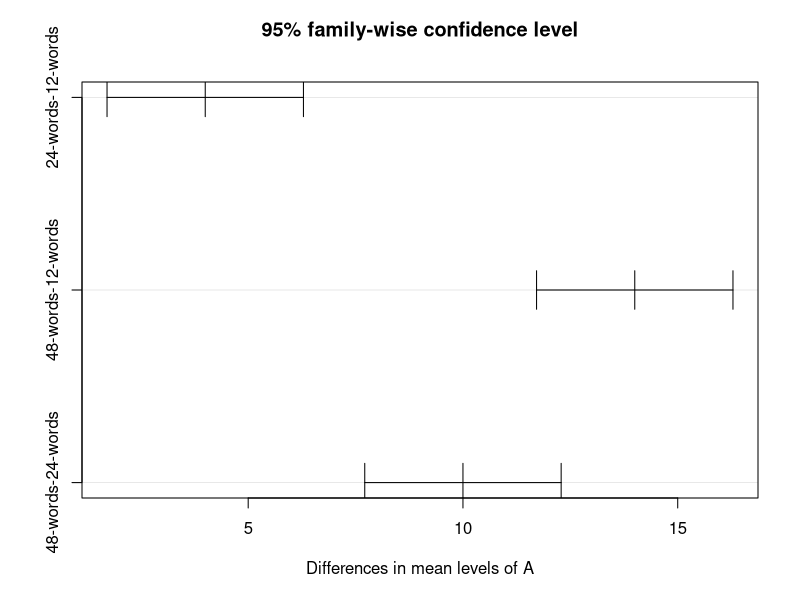
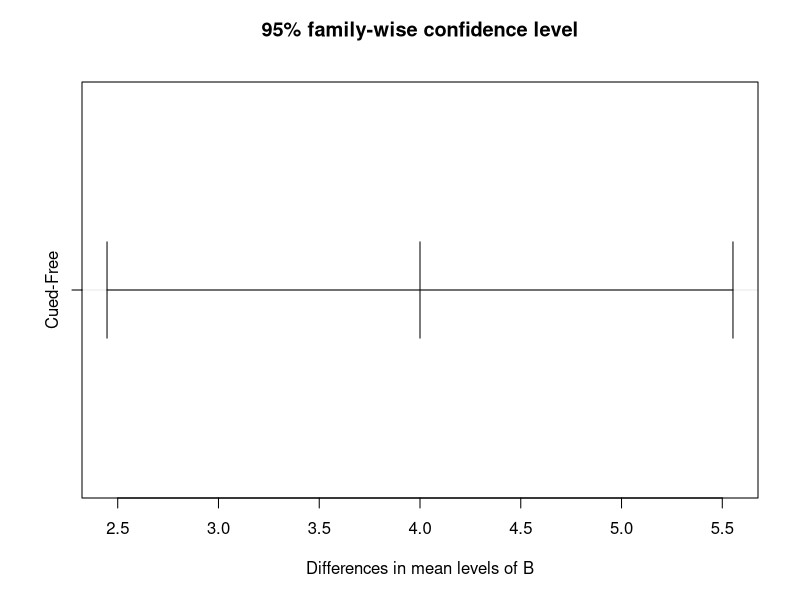
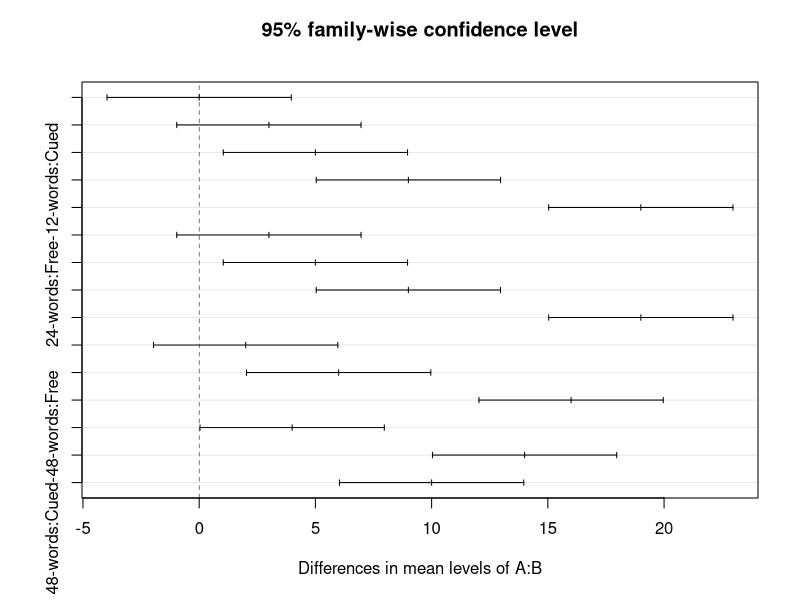
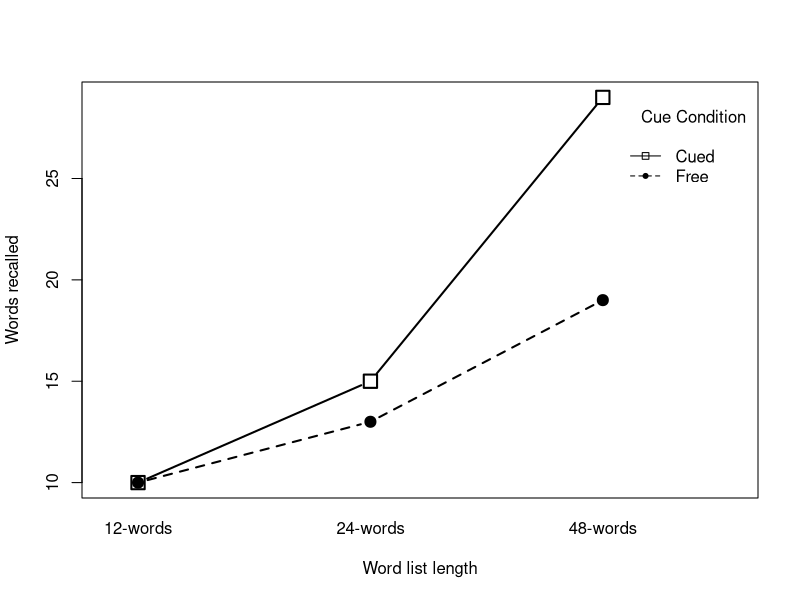
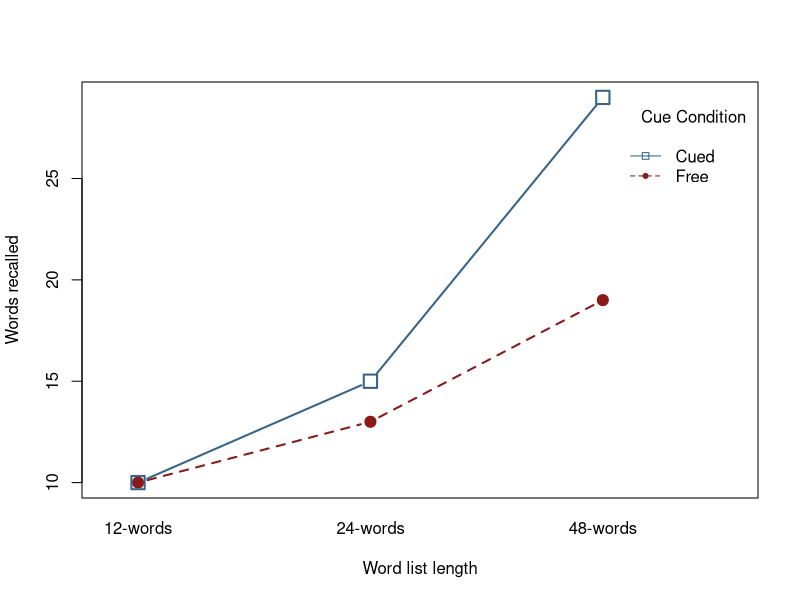
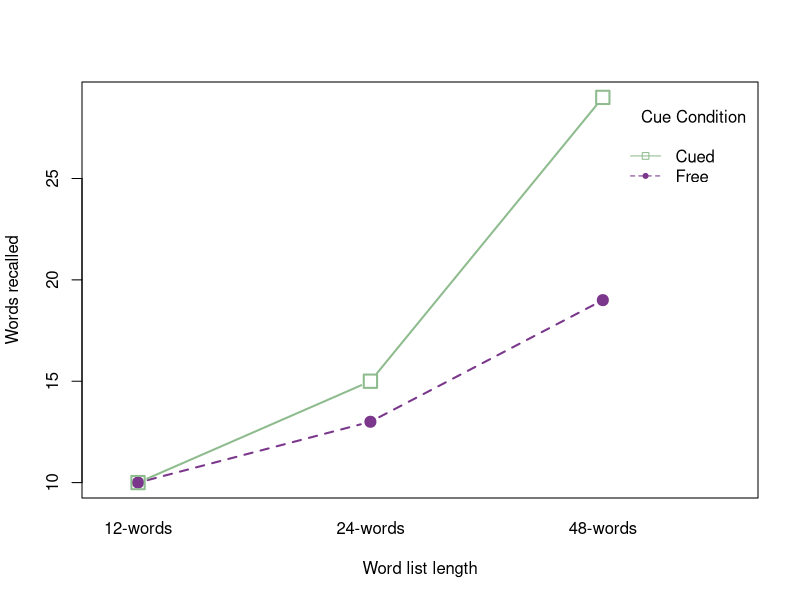

These figures' R source, in order:
### This file will be updated periodically between now (whenever you are seeing this)
### and April 2nd (the day before the workshop!)
#####
### If you download this file now, please be sure to check back for updates
### as the conference approaches.


### TO NOTE: Anything preceded by at # is a 'comment'
#   that means it is something ignored by R
#   which means comments are usually something like this --
#   informative statements used for later reference, such as
#   reminding yourself what you did and why!


rm(list=ls())

library(foreign) ##this package allows us to get data from other formats


## be sure to getwd() to see where you are.
## then, setwd() to where all the files live on your computer.
two.btw.from.spss <- read.spss('S(AxB).sav')


names(two.btw.from.spss) ##let's take a look at the names of the data columns.

##now let's make the data table again.
two.f.btw.long.format <- cbind.data.frame(
			two.btw.from.spss$Subj_ID,
			two.btw.from.spss$Word_count,
			two.btw.from.spss$Recall_type,
			two.btw.from.spss$score)

colnames(two.f.btw.long.format) <- c("S","A","B","y") ##with proper names.


###just test the main effects of the two factors
# lm.res.maineffects <- lm(y~A+B,data= two.f.btw.long.format)
# aov.res.maineffects <- aov(lm.res.maineffects)
# aov.table.maineffects <- summary(aov.res.maineffects)

###just test the interaction between the two factors
# lm.res.interact <- lm(y~A:B,data= two.f.btw.long.format)
# aov.res.interact <- aov(lm.res.interact)
# aov.table.interact <- summary(aov.res.interact)

###The good stuff: main effects and interactions.
aov.res <- aov(y~A*B,data=two.f.btw.long.format)
aov.table <- summary(aov.res)


##Simple but, kind of boring!
#interaction.plot(two.f.btw.long.format$A,two.f.btw.long.format$B,two.f.btw.long.format$y)

##great for grayscale publication pictures
dev.new()
interaction.plot(two.f.btw.long.format$A,two.f.btw.long.format$B,two.f.btw.long.format$y,type="b",xlab="Word list length",ylab="Words recalled",trace.label="Cue Condition",pch=c(20,22),cex=2,lwd=2)

##but now with colors!
dev.new()
interaction.plot(two.f.btw.long.format$A,two.f.btw.long.format$B,two.f.btw.long.format$y,type="b",xlab="Word list length",ylab="Words recalled",trace.label="Cue Condition",pch=c(20,22),cex=2,lwd=2,col=c("firebrick4","steelblue4"))

##our perferred colors!
dev.new()
interaction.plot(two.f.btw.long.format$A,two.f.btw.long.format$B,two.f.btw.long.format$y,type="b",xlab="Word list length",ylab="Words recalled",trace.label="Cue Condition",pch=c(20,22),cex=2,lwd=2,col=c("mediumorchid4","darkseagreen"))
##no error bars without using ggplot2, gplot, HMisc, sciplot or other packages

##let's go straight to a PNG with this:
png("TwoFactor_InteractionPlot_pretty.png")
interaction.plot(two.f.btw.long.format$A,two.f.btw.long.format$B,two.f.btw.long.format$y,type="b",xlab="Word list length",ylab="Words recalled",trace.label="Cue Condition",pch=c(20,22),cex=2,lwd=2,col=c("mediumorchid4","darkseagreen"))
dev.off()


two.f.tukey <- TukeyHSD(aov.res,ordered=TRUE)
plot(two.f.tukey)

##pairwise t is a bit harder!
all.pair.comps <- pairwise.t.test(two.f.btw.long.format$y,paste(two.f.btw.long.format$A,two.f.btw.long.format$B,sep=":"), p.adjust.method="bonf")


##save it all
save.image("TwoFactor_SaveEverythingInWorkspace.RData")